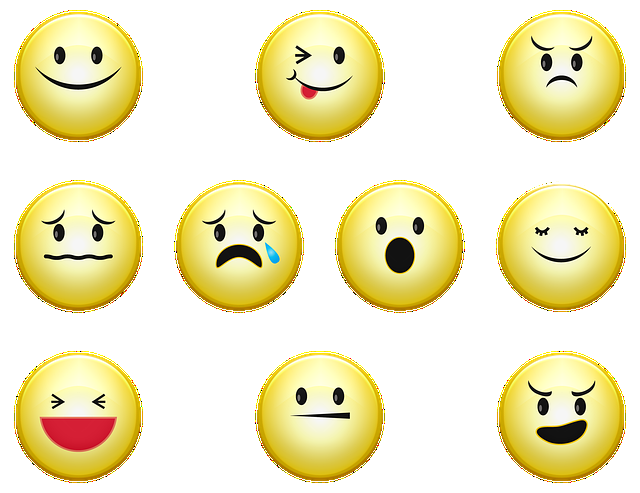
#> input picture opencv/input/img_6_0.png, 640 x 493 px
$ python c3_featureDetection.py
#> lines starting #> are read from the running program, lines starting #| are printed output that depends on the picture; after the words box and inside, x2 and y2 are one past the last pixel; in counts of white or black regions, pixels touching at a corner belong together
# 특징 검지 예제(c3_featureDetection.py)
# 특징 검지 및 결과 영상 저장
import cv2
import os
import numpy as np

path = os.path.join('../input', 'img_6_0.png')
img1 = cv2.imread(path)
#> img1 is the input picture: shape (493, 640, 3); mean B, G, R 192.4, 234.1, 241.3

img1_gray = cv2.cvtColor(img1, cv2.COLOR_BGR2GRAY)
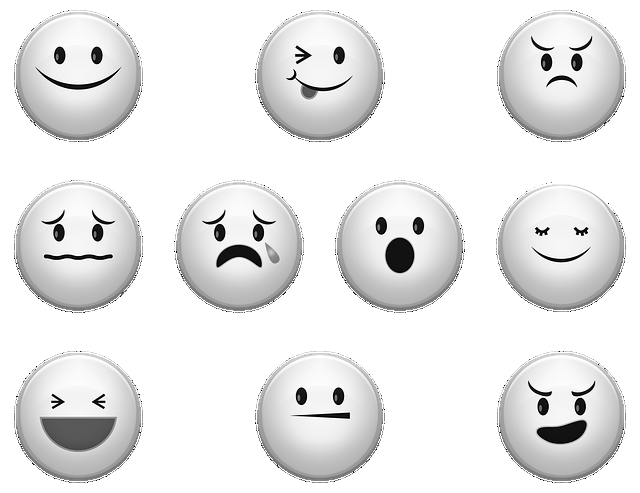
#> img1_gray: shape (493, 640); min 0, max 255, mean 231.5
keyPoint = cv2.goodFeaturesToTrack(img1_gray, 25, 0.01, 10)
#> keyPoint = 25 rows, first 8: [548, 228], [295, 55], [536, 228], [582, 235], [574, 228], [310, 55], [52, 394], [572, 392]
keyPoint = np.int0(keyPoint)
img2 = cv2.cvtColor(img1_gray, cv2.COLOR_GRAY2BGR)

for i in keyPoint:
    x,y = i.ravel()
    cv2.circle(img2, (x,y), 5, (0,0,255))
    cv2.imshow("goodToTrack", img2)
#> this loop made 25 passes
#> (x, y) on passes 1 to 12: (548, 228), (295, 55), (536, 228), (582, 235), (574, 228), (310, 55), (52, 394), (572, 392), (52, 407), (104, 395), (104, 407), (92, 401)
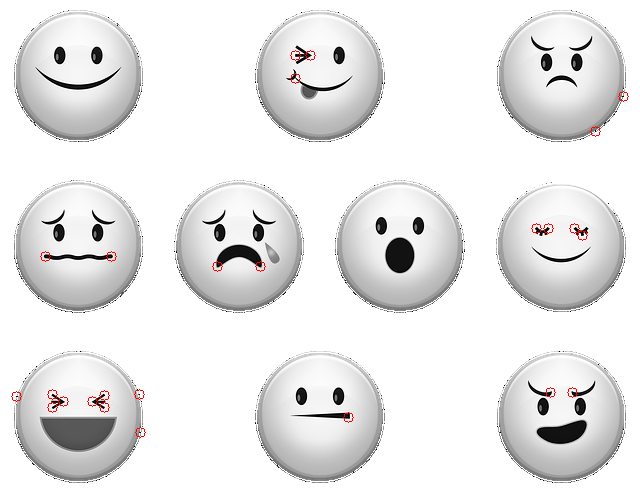
#> img2: shape (493, 640, 3); mean B, G, R 231.1, 231.1, 231.7
sift = cv2.xfeatures2d.SIFT_create()
#> (the run stopped early here; a loop or call above may not have finished)

$ run again, with opencv/input/img_6_3.png copied over opencv/input/img_6_0.png
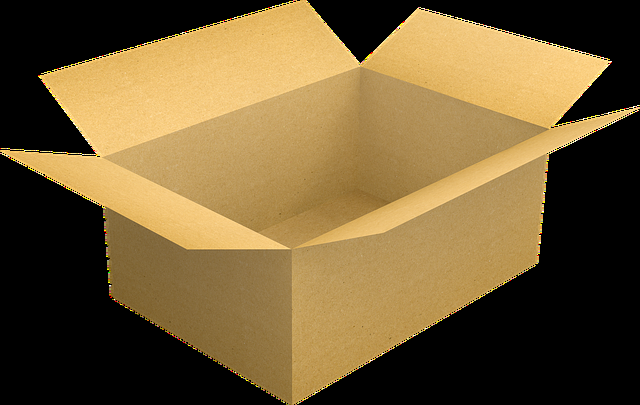
#> input picture opencv/input/img_6_3.png, 640 x 405 px
#> img1 is the input picture: shape (405, 640, 3); mean B, G, R 54, 92.7, 114.1
#> `img1_gray = cv2.cvtColor(img1, cv2.COLOR_BGR2GRAY)`:
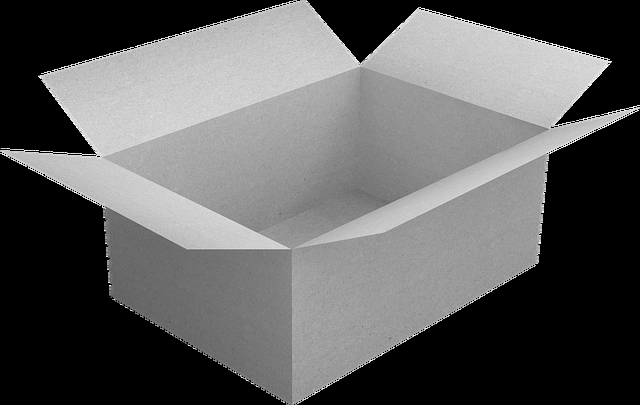
#> img1_gray: shape (405, 640); min 0, max 255, mean 94.7
#> keyPoint = 25 rows, first 8: [38, 76], [611, 61], [542, 211], [109, 285], [539, 242], [360, 61], [543, 201], [107, 269]
#> the loop `for i in keyPoint:` made 25 passes
#> after the loop `for i in keyPoint:`:
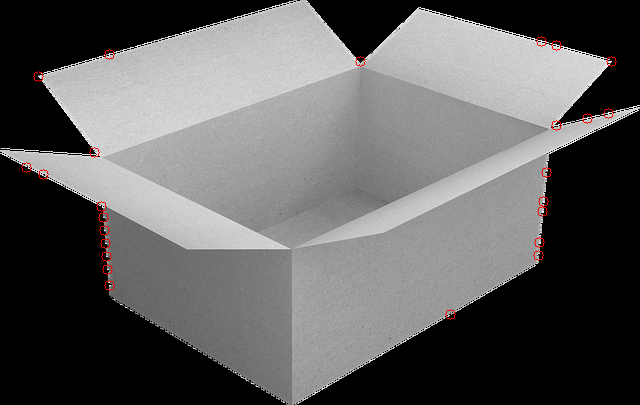
#> img2: shape (405, 640, 3); mean B, G, R 94.4, 94.4, 95.1

$ run again, with opencv/input/img_6_4.png copied over opencv/input/img_6_0.png
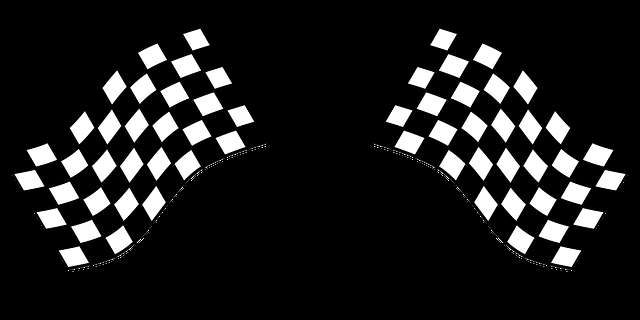
#> input picture opencv/input/img_6_4.png, 640 x 320 px
#> img1 is the input picture: shape (320, 640, 3); min 0, max 255, mean 30.2
#> keyPoint = 25 rows, first 8: [156, 179], [483, 179], [107, 143], [532, 143], [129, 181], [505, 141], [510, 181], [134, 141]
#> the loop `for i in keyPoint:` made 25 passes
#> after the loop `for i in keyPoint:`:
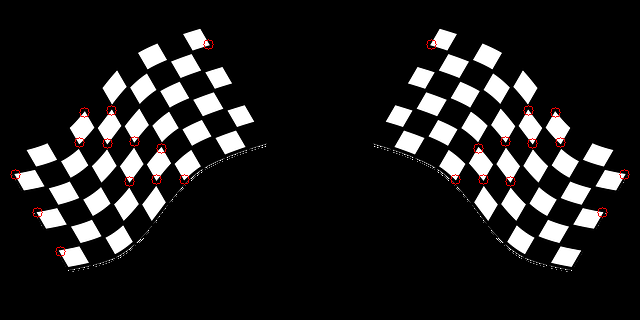
#> img2: shape (320, 640, 3); 0.34% of pixels changed, all inside (x1, y1, x2, y2) = (10, 39, 630, 257)
